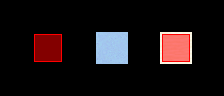

Below is a game level as drawn by its tile map, then a one-line description and the .tmx that defines it (tile-layer data replaced by summaries):
An orthogonal 7x3 tile map with 32x32 px tiles, 5 tile layers (ruleRegions, ruleSet, rule_Ground, rule_Over, ...), 4 tilesets.

<map version="1.0" orientation="orthogonal" width="7" height="3" tilewidth="32" tileheight="32">
 <tileset firstgid="1" name="collision" tilewidth="32" tileheight="32">
  <image source="../../graphics/tiles/collision.png" width="64" height="32" />
 </tileset>
 <tileset firstgid="3" name="set_icecave" tilewidth="32" tileheight="32">
  <image source="../../graphics/tiles/set_icecave.png" width="64" height="64" />
 </tileset>
 <tileset firstgid="7" name="set_rules" tilewidth="32" tileheight="32">
  <image source="../../graphics/tiles/set_rules.png" width="32" height="32" />
 </tileset>
 <tileset firstgid="8" name="icecave" tilewidth="32" tileheight="32">
  <image source="../../graphics/tiles/icecave.png" width="512" height="256" />
 </tileset>
 <layer name="ruleRegions" width="7" height="3">
  <data>[21 cells, 3 non-empty, 1 distinct tile ids]</data>
 </layer>
 <layer name="ruleSet" width="7" height="3">
  <data>[21 cells, 3 non-empty, 3 distinct tile ids]</data>
 </layer>
 <layer name="rule_Ground" width="7" height="3">
  <data>[21 cells, 3 non-empty, 3 distinct tile ids]</data>
 </layer>
 <layer name="rule_Over" width="7" height="3">
  <data>[21 cells, 0 non-empty, 0 distinct tile ids]</data>
 </layer>
 <layer name="rule_collision" width="7" height="3">
  <data>[21 cells, 2 non-empty, 1 distinct tile ids]</data>
 </layer>
</map>
